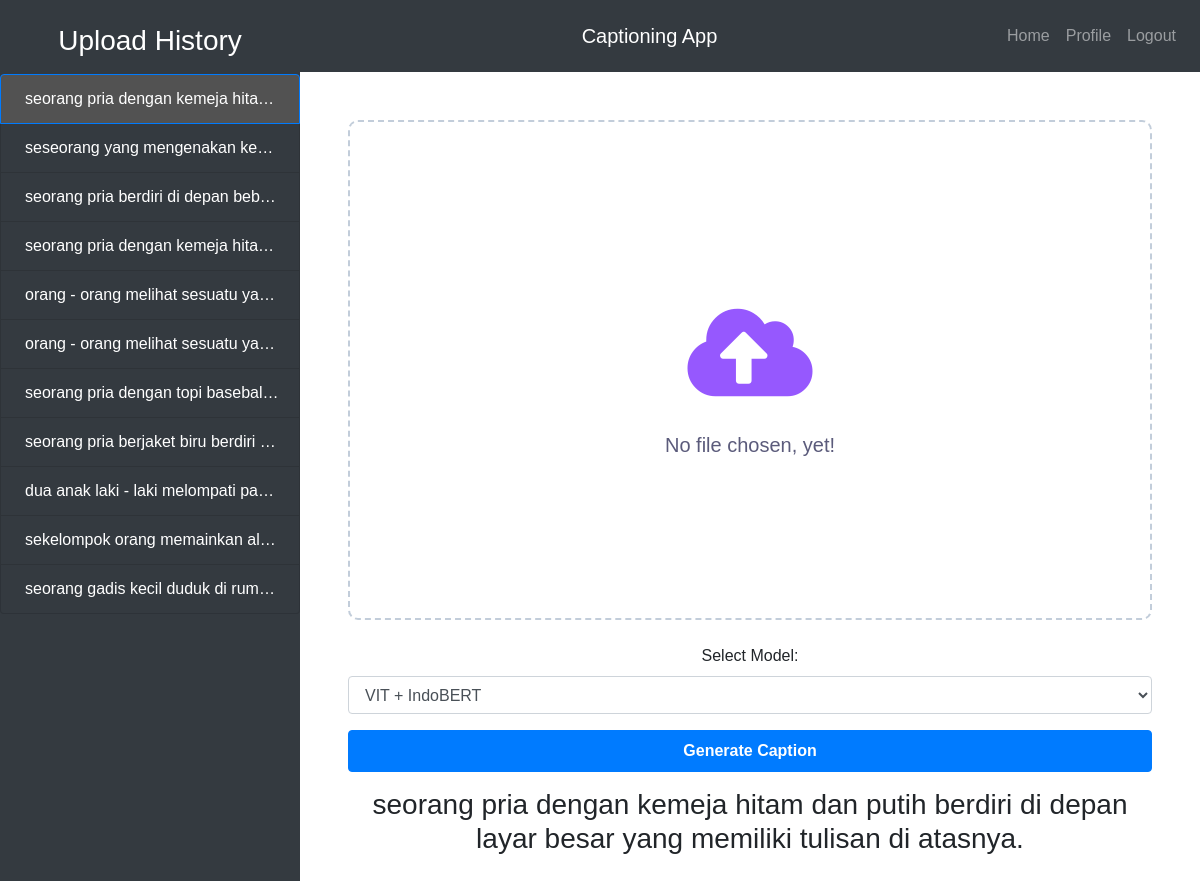
Page /?generation_id=11 (signed in) on the committed database.
### app/models.py (models this page shows)
class PredictHistory(db.Model):
    id = db.Column(db.Integer, primary_key=True)
    user_id = db.Column(db.Integer, db.ForeignKey('user.id'), nullable=False)
    image_file = db.Column(db.String(100), nullable=False, unique=True)
    caption = db.Column(db.String(100), nullable=False)
    generated_date = db.Column(db.DateTime, nullable=False)

### app/main.py (the view)
@main.route('/')
@login_required
def index():
    user_id = current_user.id
    histories = PredictHistory.query.filter_by(user_id=user_id).order_by(PredictHistory.generated_date.desc())
    if "generation_id" in request.args:
        generation_id = request.args["generation_id"]
        pred_hist = PredictHistory.query.get(int(generation_id))
        if not pred_hist:
            flash("This generation doesn't exist or already deleted")
            return redirect(url_for("main.index"))
        return render_template('index.html', histories=histories, image_path=pred_hist.image_file, caption=pred_hist.caption)
    else:
        return render_template('index.html', histories=histories, image_path="", caption="")

### app/__init__.py (called while the page is built)
def create_app():
    app = Flask(__name__)
    app.config['SECRET_KEY'] = 'imagecaptionbryan'
    app.config['SQLALCHEMY_DATABASE_URI'] = 'sqlite:///db.sqlite'
    db.init_app(app)
    login_manager = LoginManager()
    login_manager.login_view = 'auth.login'
    login_manager.init_app(app)
    @login_manager.user_loader
    def load_user(user_id):
        return User.query.get(int(user_id))
    from .models import User, PredictHistory
    with app.app_context():
        db.create_all()
    from .auth import auth as auth_blueprint
    app.register_blueprint(auth_blueprint)
    from .main import main as main_blueprint
    app.register_blueprint(main_blueprint)
    return app

### app/templates/index.html (shortened to what this page needs)
{% extends "base.html" %}
{% block sidebar %}
<div class="h-100 bg-dark text-white overflow-auto py-4">
    <h3 class="text-center mb-3">Upload History</h3>
    <ul class="list-group" id="history-list">
        {% for history in histories %}
        {% if request.args.get('generation_id') == history.id|string %}
        <a href="{{ url_for('main.index') + '?generation_id=' + history.id|string }}"
            class="list-group-item list-group-item-action text-white text-nowrap text-truncate pl-4 show active">{{
            history.caption }}</a>
        {% else %}
        <a href="{{ url_for('main.index') + '?generation_id=' + history.id|string }}"
            class="list-group-item list-group-item-action text-white text-nowrap text-truncate pl-4 show">{{ history.caption
            }}</a>
        {% endif %}
        {% endfor %}
    </ul>
</div>
{% endblock %}
{% block content %}
<link rel="stylesheet" href="https://cdnjs.cloudflare.com/ajax/libs/font-awesome/5.15.3/css/all.min.css" />
<div class="contrainer-fluid overflow-auto">
    <div class="container text-center flex-grow-1 p-5">
        <div class="wrapper mb-4">
            <div class="image" role="button" onclick="defaultBtnActive()">
            </div>
            <div class="content">
                <div class="icon">
                    <i class="fas fa-cloud-upload-alt"></i>
                </div>
                <div class="text">
                    No file chosen, yet!
                </div>
            </div>
        </div>
        <label for="captioner">Select Model:</label>
        <select id="captioner" class="form-control">
            <option value="vit-indobert">VIT + IndoBERT</option>
        </select>
        <button class="btn btn-primary w-100 p-2 font-weight-bold mt-3" id="generateButton"
            onclick="generate_caption()">Generate Caption</button>
        <h3 id="resultLabel" class="mt-3">{{ caption }}</h3>
    </div>
</div>
{% endblock %}

### app/templates/base.html (style rules this page uses)
html, body { height: 100%; font-family: sans-serif, "Helvetica Neue", Arial, "Apple Color Emoji", "Segoe UI Emoji", "Segoe UI Symbol"; }

### app/templates/index.html (style rules this page uses)
.list-group-item { background-color: #343a40; }
.list-group-item.active { background-color: rgb(82, 82, 82); }
.wrapper { position: relative; height: 500px; width: 100%; border-radius: 10px; background: #fff; border: 2px dashed #c2cdda; display: flex; align-items: center; justify-content: center; overflow: hidden; }
.wrapper .image { position: absolute; height: 100%; width: 100%; display: flex; align-items: center; justify-content: center; }
.wrapper .icon { font-size: 100px; color: #9658fe; }
.wrapper .text { font-size: 20px; font-weight: 500; color: #5B5B7B; }
ul a { transition: all 0.5s ease-out; opacity: 0; }
ul a.show { opacity: 1; }

### rows in the picture
PredictHistory: caption "seorang pria dengan kemeja hita…", caption "seorang pria dengan kemeja hitam dan putih berdiri di depan layar besar yang memiliki tulisan di atasnya."
PredictHistory: caption "seseorang yang mengenakan ke…"
PredictHistory: caption "seorang pria berdiri di depan beb…"
PredictHistory: caption "seorang pria dengan kemeja hita…"
PredictHistory: caption "orang - orang melihat sesuatu ya…"
PredictHistory: caption "orang - orang melihat sesuatu ya…"
PredictHistory: caption "seorang pria dengan topi basebal…"
PredictHistory: caption "seorang pria berjaket biru berdiri…"
PredictHistory: caption "dua anak laki - laki melompati pa…"
PredictHistory: caption "sekelompok orang memainkan al…"
PredictHistory: caption "seorang gadis kecil duduk di rum…"
